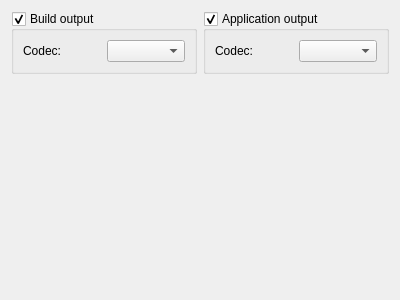
<?xml version="1.0" encoding="UTF-8"?>
<ui version="4.0">
 <class>OptionsWidget</class>
 <widget class="QWidget" name="OptionsWidget">
  <property name="geometry">
   <rect>
    <x>0</x>
    <y>0</y>
    <width>400</width>
    <height>300</height>
   </rect>
  </property>
  <property name="windowTitle">
   <string>Form</string>
  </property>
  <layout class="QGridLayout" name="gridLayout_3">
   <item row="1" column="0">
    <spacer name="verticalSpacer">
     <property name="orientation">
      <enum>Qt::Vertical</enum>
     </property>
     <property name="sizeHint" stdset="0">
      <size>
       <width>20</width>
       <height>220</height>
      </size>
     </property>
    </spacer>
   </item>
   <item row="0" column="1">
    <widget class="QGroupBox" name="appGroup">
     <property name="title">
      <string>Application output</string>
     </property>
     <property name="checkable">
      <bool>true</bool>
     </property>
     <layout class="QGridLayout" name="gridLayout">
      <item row="0" column="0">
       <widget class="QLabel" name="appLabel">
        <property name="text">
         <string>Codec:</string>
        </property>
       </widget>
      </item>
      <item row="0" column="1">
       <widget class="QComboBox" name="appEncodeCombo"/>
      </item>
     </layout>
    </widget>
   </item>
   <item row="0" column="0">
    <widget class="QGroupBox" name="buildGroup">
     <property name="title">
      <string>Build output</string>
     </property>
     <property name="checkable">
      <bool>true</bool>
     </property>
     <layout class="QGridLayout" name="gridLayout_2">
      <item row="0" column="0">
       <widget class="QLabel" name="buildLabel">
        <property name="text">
         <string>Codec:</string>
        </property>
       </widget>
      </item>
      <item row="0" column="1">
       <widget class="QComboBox" name="buildEncodeCombo"/>
      </item>
     </layout>
    </widget>
   </item>
  </layout>
 </widget>
 <resources/>
 <connections/>
</ui>
